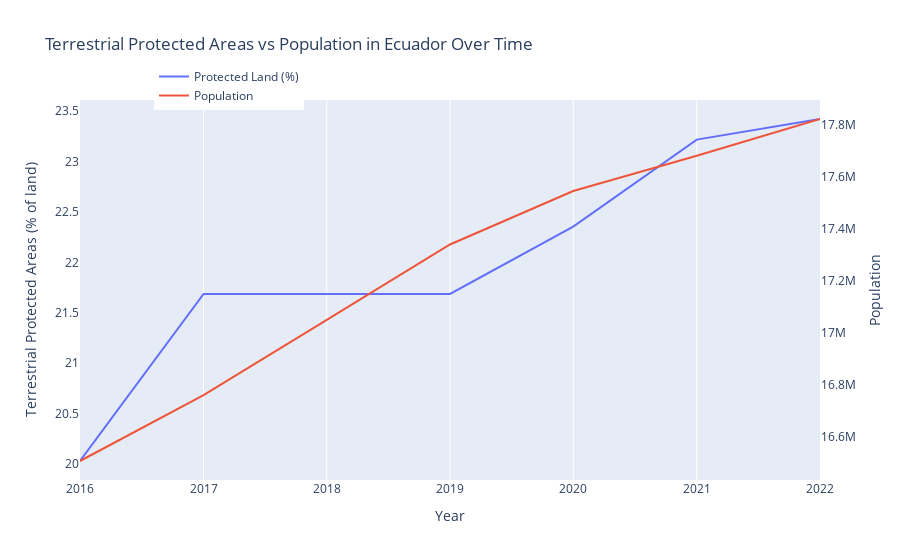

Notebook cell for this chart:
### Code cell
# Define indicators for Terrestrial Protected Areas and Population
indicators = {
    "ER.LND.PTLD.ZS": "Terrestrial Protected Areas (% of land)",
    "SP.POP.TOTL": "Population"
}

# Define country
country = "ECU"  # Brazil's country code

# Fetch data from World Bank API
data = wbdata.get_dataframe(indicators, country=country)

# Convert index (years) to datetime format
data.index = pd.to_datetime(data.index.astype(str) + "-01-01")

# Drop missing values
data.dropna(inplace=True)

# Create figure
fig = go.Figure()

# Add Terrestrial Protected Areas trace (left y-axis)
fig.add_trace(go.Scatter(x=data.index, y=data["Terrestrial Protected Areas (% of land)"], 
                         mode="lines", name="Protected Land (%)", 
                         yaxis="y1"))

# Add Population trace (right y-axis)
fig.add_trace(go.Scatter(x=data.index, y=data["Population"], 
                         mode="lines", name="Population", 
                         yaxis="y2"))

# Update layout for dual axes
fig.update_layout(
    title="Terrestrial Protected Areas vs Population in Ecuador Over Time",
    xaxis=dict(title="Year"),
    yaxis=dict(title="Terrestrial Protected Areas (% of land)", side="left", showgrid=False),
    yaxis2=dict(title="Population", side="right", overlaying="y", showgrid=False),
    legend=dict(x=0.1, y=1.1)
)

# Show plot
fig.show()

### Figure 1 — Plotly figure (JSON) as saved in the notebook; plotly's stock layout.template omitted (floating-point values rounded to 4 significant figures)
{"data": [{"mode": "lines", "name": "Protected Land (%)", "type": "scatter", "x": ["2022-01-01T00:00:00.000000000", "2021-01-01T00:00:00.000000000", "2020-01-01T00:00:00.000000000", "2019-01-01T00:00:00.000000000", "2018-01-01T00:00:00.000000000", "2017-01-01T00:00:00.000000000", "2016-01-01T00:00:00.000000000"], "y": [23.42, 23.22, 22.35, 21.69, 21.69, 21.69, 20.03], "yaxis": "y"}, {"mode": "lines", "name": "Population", "type": "scatter", "x": ["2022-01-01T00:00:00.000000000", "2021-01-01T00:00:00.000000000", "2020-01-01T00:00:00.000000000", "2019-01-01T00:00:00.000000000", "2018-01-01T00:00:00.000000000", "2017-01-01T00:00:00.000000000", "2016-01-01T00:00:00.000000000"], "y": [17820000.0, 17680000.0, 17550000.0, 17340000.0, 17050000.0, 16760000.0, 16510000.0], "yaxis": "y2"}], "layout": {"legend": {"x": 0.1, "y": 1.1}, "title": {"text": "Terrestrial Protected Areas vs Population in Ecuador Over Time"}, "xaxis": {"title": {"text": "Year"}}, "yaxis": {"showgrid": false, "side": "left", "title": {"text": "Terrestrial Protected Areas (% of land)"}}, "yaxis2": {"overlaying": "y", "showgrid": false, "side": "right", "title": {"text": "Population"}}}}
